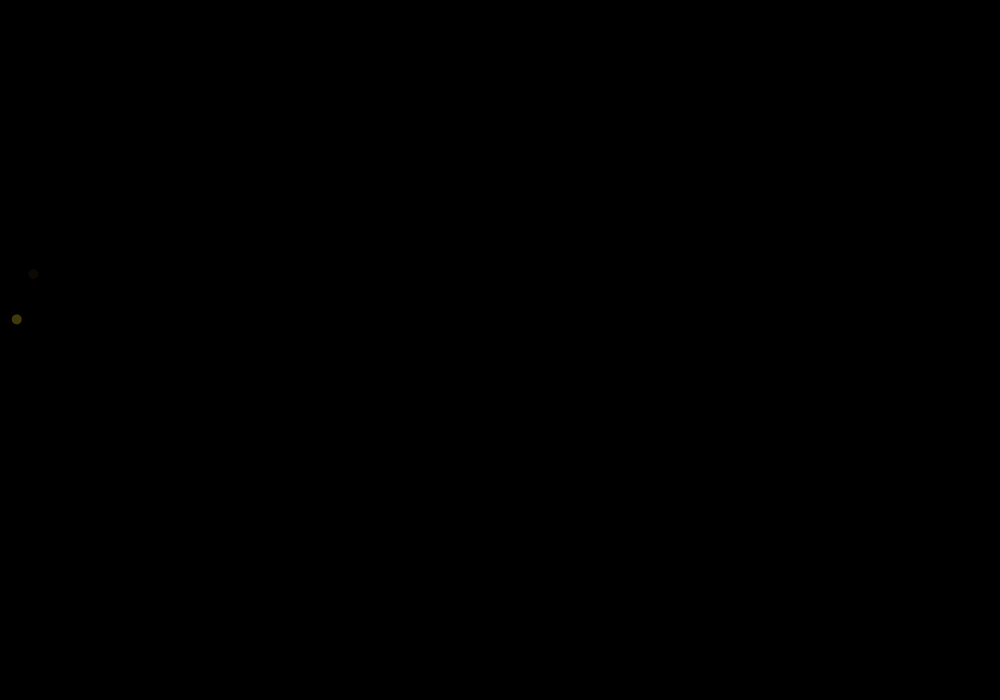
Frame 1 (no input)
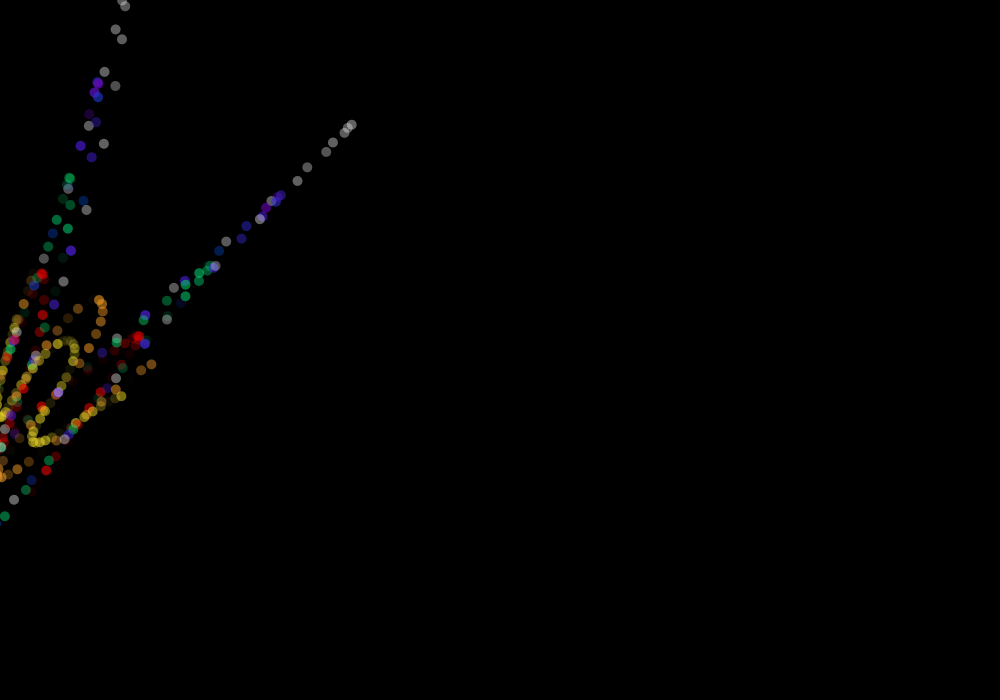
Frame 60 (the mouse pressed at the canvas centre just before this capture)
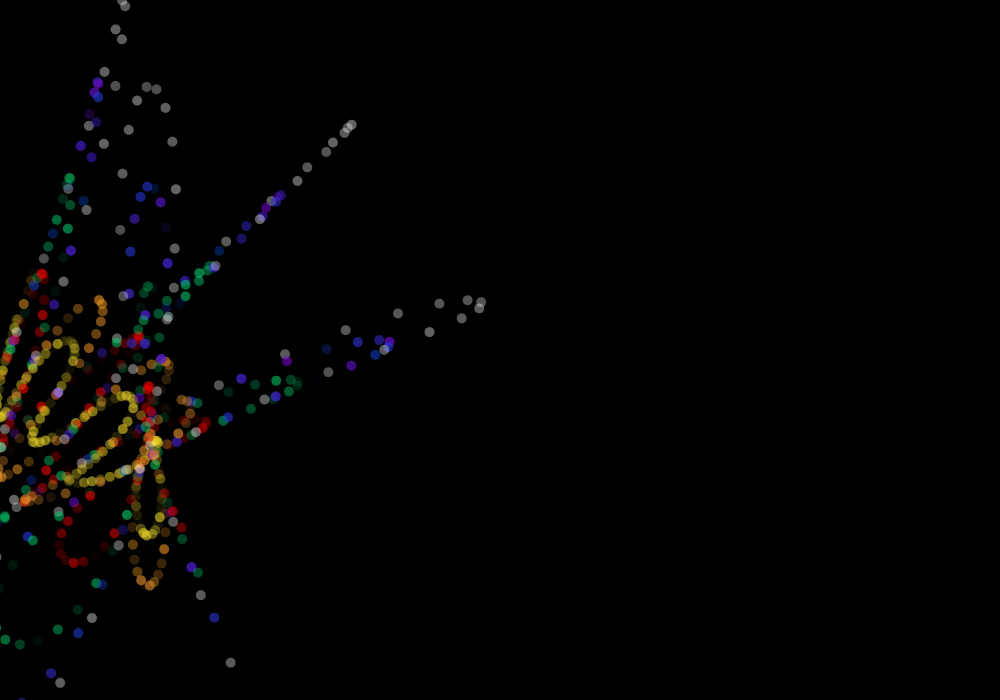
Frame 120 (the mouse held since frame 60 and released just before this capture)

The Processing sketch that drew these frames (run headless with seeded random() and noise(); from frame 60 on, the mouse is pressed at the canvas centre):

// Processing sketch: processing_171288
// ── processing_171288.pde


class Particle
{
  float x, y, y2, vx, vy;

  // keep track of amplitude 
  float amp;

  // keep track of sin wave
  float theta;

  Particle()
  {
    x = 0;
    y = height/2+random(-50, 50);
    vx = 0;
    vy = 0;
    theta = random(0, PI*2);
    amp = 100;
  }

  void update()
  {
    vx+=noise(x*.01, y*.01, frameCount*.01)-.25;
    vy+=noise(y*.01, frameCount*.01+34556, x*.01)-.5;
    vx*=.95;
    vy*=.95;
    x+=vx;
    y+=vy;
  }

  void display()
  {
    theta+=.2;
    float y2 = sin(theta)*amp;
    pushMatrix();
    translate(x, y);
    rotate(atan2(vy, vx));
    noStroke();


    // RED
    fill(random(240, 252), random(0, 3), random(0, 3), random(0, 150));
    ellipse(0, y2, 10, 10);
    
    // ORANGE
    fill(random(240, 245), random(150, 158), random(30, 52), random(0, 150));
    ellipse(0, -y2, 10, 10);
    
    //  YELLOW
    fill(random(240, 245), random(219, 223), random(30, 52), random(0, 150));
    ellipse(0, -y2*.5, 10, 10);
    
    // GREEN
    fill(random(0, 5), random(210, 214), random(100, 119), random(0, 150));
    ellipse(0, y2*2, 10, 10);
    
    // BLUE
    fill(random(0, 5), random(70, 83), random(200, 214), random(0, 150));
    ellipse(0, y2*3, 10, 10);
    
    // PURPLE
    fill(random(100, 131), random(0, 5), random(200, 214), random(0, 150));
    ellipse(0, y2*3, 10, 10);
    
    // WHITE
    fill(255, random(75, 100));
    ellipse(0, y2*4, 10, 10);
    
    popMatrix();
  }
}
ArrayList lines;
Particle p;

void setup()
{
  size(1000, 700);
  lines = new ArrayList();
  background(0);

  p = new Particle();
//  p2 = new Particle();
//  p3 = new Particle();
}

void draw()
{


  p.update();
  p.display();

//  p2.update();
//  p2.display();
//  
//  p3.update();
//  p3.display();
}
